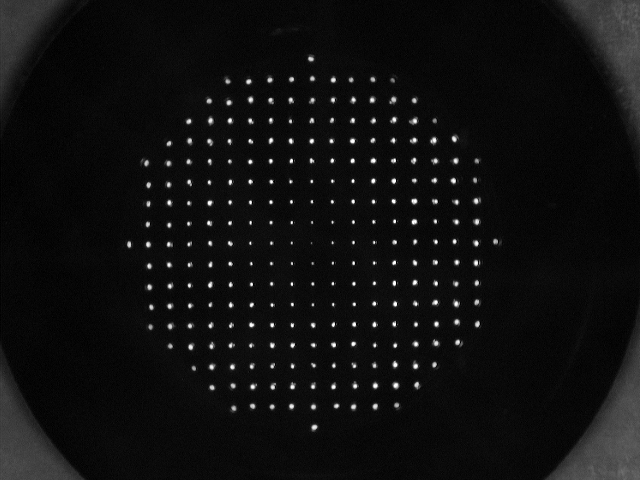
#> input picture hpref.tif, 640 x 480 px
$ jupyter execute 'imageProcessing - Copy.ipynb'
#> lines starting #> are read from the running program, lines starting #| are printed output that depends on the picture; after the words box and inside, x2 and y2 are one past the last pixel; in counts of white or black regions, pixels touching at a corner belong together
[cell 1]
import cv2 as cv
import numpy as np
import matplotlib.pyplot as plt
import os

[cell 2]
root = os.getcwd()
img_path = os.path.join(root, "hpref.tif")
img_gray = cv.imread(img_path, cv.IMREAD_GRAYSCALE)
#> img_gray is the input picture: shape (480, 640); min 0, max 255, mean 15.7

[cell 3]
plt.figure(figsize=(10,10))
plt.xticks(np.arange(0,640,20))
plt.yticks(np.arange(0,480,20))
plt.vlines(x=311, ymin=0, ymax=480, lw=0.3)
plt.hlines(y=242, xmin=0, xmax=480, lw = 0.3)
plt.imshow(img_gray, cmap='gray')
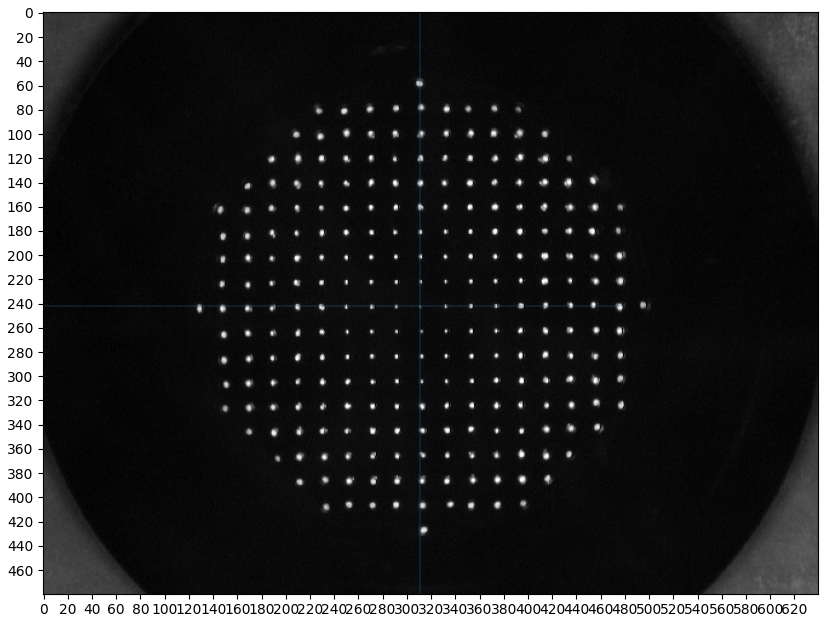
#> figure drawn by matplotlib, 1 panel

[cell 4]
h, w = img_gray.shape[:2]
#> h = 480; w = 640
h,w
#> Out = (480, 640)

[cell 5]
#The following code is being built 23/9
centered_img_gray = img_gray[:, 71:551]
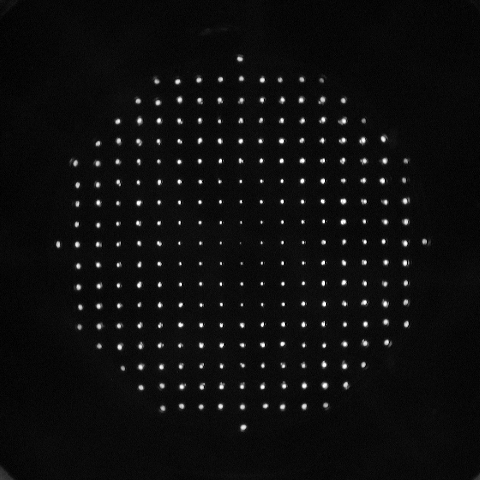
#> centered_img_gray: shape (480, 480); min 0, max 255, mean 14

[cell 6]
plt.imshow(centered_img_gray, cmap="gray")

[cell 7]
centered_img_gray.shape
#> Out = (480, 480)

[cell 8]
out_path = os.path.join(root, "hpref_cropped.tif")
cv.imwrite(out_path, centered_img_gray)
print("Still needs to be fixed, it is not the same")
print("saved to:", out_path)

[cell 9]
plt.figure(figsize=(10,10))
plt.imshow(centered_img_gray, cmap='gray')

[cell 10]
hist = cv.calcHist([centered_img_gray], [0], None, [256], [0,256])
#> hist = 256 values, max 28246 at index 10, min 6 at index 237, mean 900
plt.figure(figsize=(10,5))

plt.subplot(1,2,1)
plt.plot(hist)


plt.subplot(1,2,2)
plt.plot(hist)
plt.xlim(200,260)
plt.ylim(0,400)

plt.title("Intensities histogram")
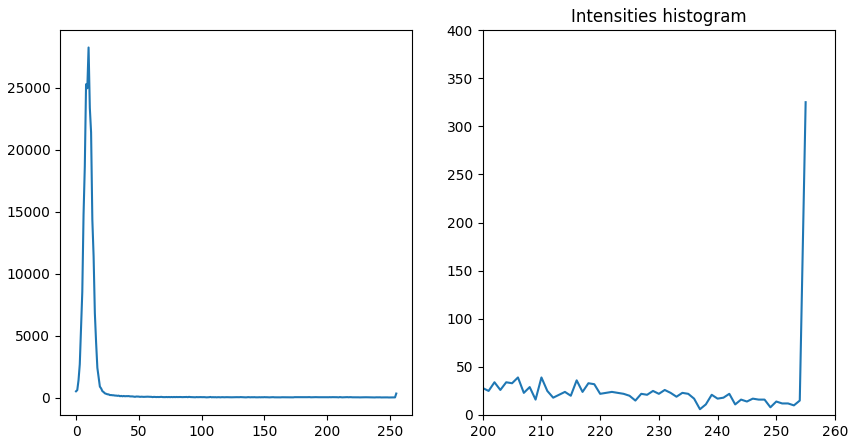
#> figure drawn by matplotlib, 2 panels; panel 1: curve peaks at x = 10, y = 28246; panel 2: curve peaks at x = 10, y = 28246

[cell 11]
ret,thresh1 = cv.threshold(centered_img_gray,100,255,cv.THRESH_BINARY)
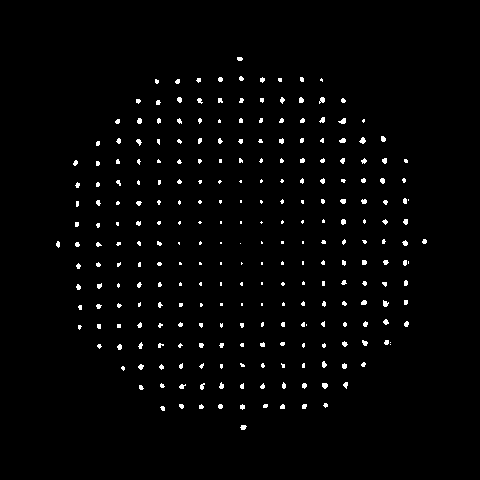
#> thresh1: shape (480, 480); 1.8% white; 258 white regions (171 under 20 px)
plt.figure(figsize=(12,12))
plt.imshow(thresh1, cmap="gray")

[cell 12]
thresh1

Applying the OTSU algorithm to detect the centroids of the image...

[cell 13]
# [7 lines of commented-out code are left out]

So, we are going to proceed to do the analysis to find the centroids.

[cell 14]
#Finding contours in the binarized image:
# contornos, _ = cv.findContours(img_otsu, cv.RETR_EXTERNAL, cv.CHAIN_APPROX_SIMPLE)
contornos, _ = cv.findContours(thresh1, cv.RETR_EXTERNAL, cv.CHAIN_APPROX_SIMPLE)
#> contornos = 258 contours, 255 with area under 20; largest, box (x1, y1, x2, y2) and area: (359, 137, 366, 144) 22, (338, 118, 346, 124) 21, (322, 383, 328, 389) 20

#Array to save the centroids:
centroids_x_coord = []
centroids_y_coord = []

[cell 15]
for cnt in contornos:
    area = cv.contourArea(cnt)
    if area > 100:
        #Filtering the contours that are or too large or to small to be assumed as a point with a CM.
        continue
    # Calcular los momentos del contorno para determinar el centroide
    M = cv.moments(cnt)
    if M["m00"] != 0:
        cX = int(M["m10"] / M["m00"])
        cY = int(M["m01"] / M["m00"])
        centroids_x_coord.append(cX)
        centroids_y_coord.append(cY)
    else:
        continue
#> this loop made 258 passes
#> (area, cX, cY) on pass 13: (20.5, 324, 385)
#> after the loop, centroids_x_coord = 252 values, max 424 at index 132, min 57 at index 128, mean 240.6; centroids_y_coord = 252 values, max 426 at index 0, min 58 at index 251, mean 242.3

# [6 lines of commented-out code are left out]

[cell 16]
len(centroids_x_coord)
#> Out = 252

Now we proceed to add the central point

[cell 17]
centroids_x_coord.append(240)
centroids_y_coord.append(242)

[cell 18]
len(centroids_x_coord), len(centroids_y_coord)
#> Out = (253, 253)

[cell 19]
matA = np.zeros((480,480))

[cell 20]
for i in range(253):
    matA[centroids_x_coord[i]][centroids_y_coord[i]] = 1

[cell 21]
plt.figure(figsize=(12,12))
plt.imshow(matA, cmap="gray")
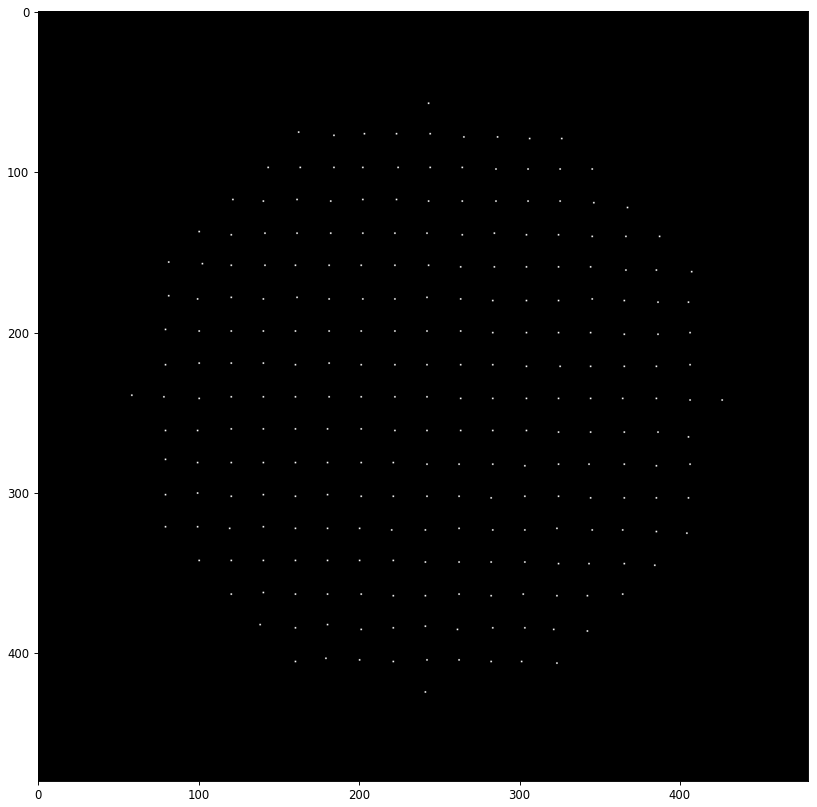
#> figure drawn by matplotlib, 1 panel

[cell 22]
counter = 1
with open("output.txt", "w") as f:
    for a, b in zip(centroids_x_coord, centroids_y_coord):   # iterate over both arrays at once
        f.write(f"{counter} {b} {a}\n")
        counter += 1
#> this loop made 253 passes
#> (a, b) on passes 1 to 3: (242, 426), (162, 407), (303, 405)
#> after the loop, counter = 254

<h2><center> <b> Mask Generator</b> <center>

Now, we are going to proceed to generate a mask of radius three in order to label correctly each one of the points to perform the numerical derivative.

[cell 23]
def mask_generator(img_mat, radius):
#> called with radius = 7
    centroids = []
    centroids_region = []
    N = 480
    matA_mask = np.zeros_like(img_mat)
    for ii in range(N): #This will help us to iterate across the x-axis (columns)
        for jj in range(N): ##This will help us to iterate across the y-axis (rows)
            if matA[ii][jj] != 0: #Interval to iterate and generate the mask
                centroids.append([ii,jj])
                regional_coords = []
                for kk in range(ii-radius, ii + radius + 1):
                    for ll in range(jj-radius, jj + radius + 1):
                        d = np.sqrt((kk-ii)**2+(ll-jj)**2)
                        if (d <= radius):
                            matA_mask[kk][ll] = 1
                            regional_coords.append([kk,ll])
                regional_coords.append({'region':0})
                centroids_region.append(regional_coords)
    return matA_mask, centroids, centroids_region

[cell 24]
mask_r, centroids, centroids_region = mask_generator(matA, 7)

[cell 25]
centroids

[cell 26]
v_initial_cols = np.min(centroids_y_coord)
#> v_initial_cols = 58
v_final_cols   = np.max(centroids_y_coord)
#> v_final_cols = 426

v_initial_rows = np.min(centroids_x_coord)
#> v_initial_rows = 57
v_final_rows   = np.max(centroids_x_coord)
#> v_final_rows = 424

[cell 27]
len(centroids_region[0])

[cell 28]
centroids_region[2][-1]

[cell 29]
plt.figure(figsize=(12,12))
plt.imshow(mask_r, cmap="gray")

vals_to_iterate = []


for i in range(0,9):
    plt.vlines(x=v_initial_cols+20*i, ymin= 0, ymax=480, color='r')
    vals_to_iterate.append(v_initial_cols+20*i)
#> after the loop, vals_to_iterate = [58, 78, 98, 118, 138, 158, 178, 198, 218]


for j in range(0, 9):
    plt.vlines(x=v_final_cols-20*j, ymin= 0, ymax=480, color='b')
    vals_to_iterate.append(v_final_cols-20*j)
#> after the loop, vals_to_iterate = [58, 78, 98, 118, 138, 158, 178, 198, 218, 426, 406, 386, 366, 346, 326, 306, 286, 266]

vals_to_iterate.append(242)
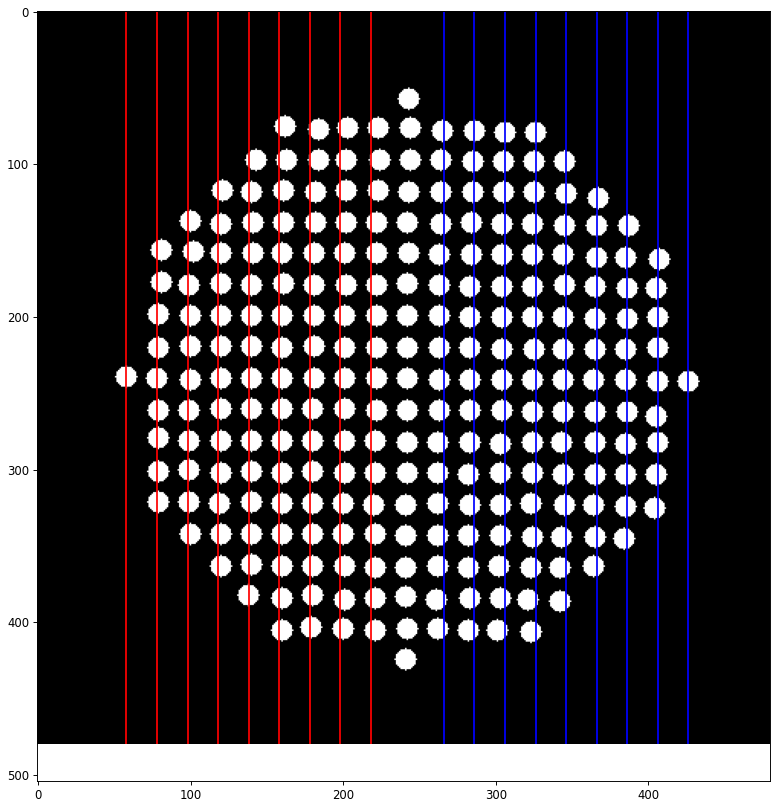
#> figure drawn by matplotlib, 1 panel

[cell 30]
vals_to_iterate = np.sort(vals_to_iterate)
#> vals_to_iterate = 19 values from 58 to 426

[cell 31]
vals_to_iterate
#> Out = 19 values from 58 to 426

[cell 32]
label = 1
for ii in vals_to_iterate:
    jj = 0
    while(jj < 480):
        if mask_r[ii][jj] != 0:
            kk = jj + 1
            while(mask_r[ii][kk] != 0):
                kk += 1
            jj = kk - 1
            for mm in centroids_region:
                if ([ii,jj] in mm):
                    mm[-1] = {'region': label}
                    break
            label += 1
        jj += 1
#> this loop made 19 passes
#> ii on passes 1 to 12: 58, 78, 98, 118, 138, 158, 178, 198, 218, 242, 266, 286
#> after the loop, kk = 248; label = 254; mm = 150 items, first 6: [417, 241], [418, 238], [418, 239], [418, 240], [418, 241], [418, 242]

[cell 33]
for cc in centroids:
    for rr in centroids_region:
        if cc in rr:
            cc.append(rr[-1]['region'])
            break

[cell 34]
centroids

[cell 35]
label = 1
for ii in vals_to_iterate:
    init = 0.0
    for jj in range(0,480, 1):
        if mask_r[ii][jj] != 0:
            for kk in centroids_region:
                if (ii,jj,0) in kk:
                    for ll in range(len(kk)):
                        kk[ll][2] = label
#> after the loop, kk has the same summary as mm

[cell 36]
file_name = "output_organized.txt"
with open(file_name, 'w') as file:
    for item in centroids:
        file.write(str(item[2]) + " " + str(item[0])+ " "+ str(item[1])+ "\n")
